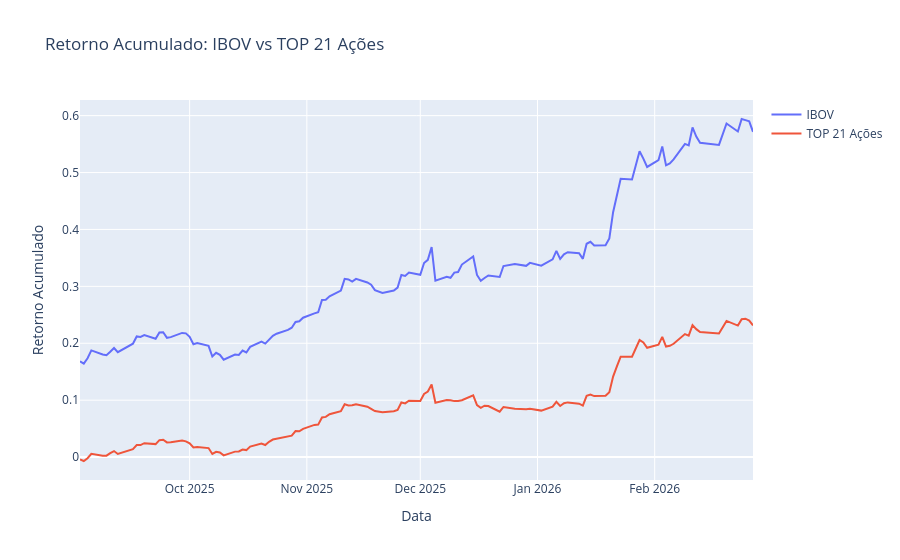
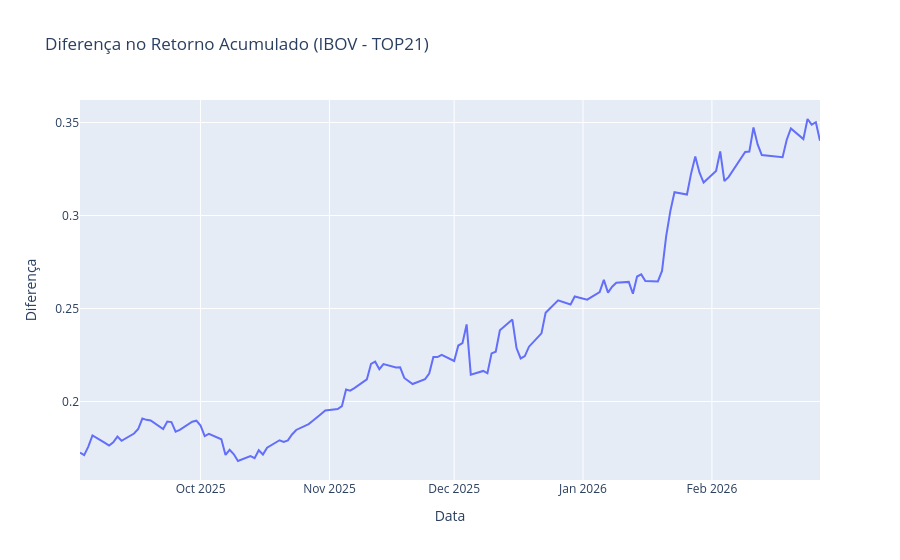

The cell these charts' notebook holds for them, in order:
### Code cell
# Calcular retornos acumulados
retorno_top21_acum = (1 + retorno_top21).cumprod() - 1
retorno_ibov_acum = (1 + retorno_ibov).cumprod() - 1

# Combinar em um DataFrame para plotar
df_plot = pd.DataFrame({
    'IBOV': retorno_ibov_acum,
    'TOP21': retorno_top21_acum
}).dropna()

# Gráfico com Plotly
import plotly.graph_objects as go

fig = go.Figure()
fig.add_trace(go.Scatter(x=df_plot.index, y=df_plot['IBOV'], mode='lines', name='IBOV'))
fig.add_trace(go.Scatter(x=df_plot.index, y=df_plot['TOP21'], mode='lines', name='TOP 21 Ações'))
fig.update_layout(title='Retorno Acumulado: IBOV vs TOP 21 Ações',
                  xaxis_title='Data',
                  yaxis_title='Retorno Acumulado')
fig.show()

# Calcular contribuição: diferença entre IBOV e TOP21
contribuicao = df_plot['IBOV'] - df_plot['TOP21']
fig2 = go.Figure()
fig2.add_trace(go.Scatter(x=contribuicao.index, y=contribuicao, mode='lines', name='Contribuição das Outras Ações'))
fig2.update_layout(title='Diferença no Retorno Acumulado (IBOV - TOP21)',
                   xaxis_title='Data',
                   yaxis_title='Diferença')
fig2.show()
